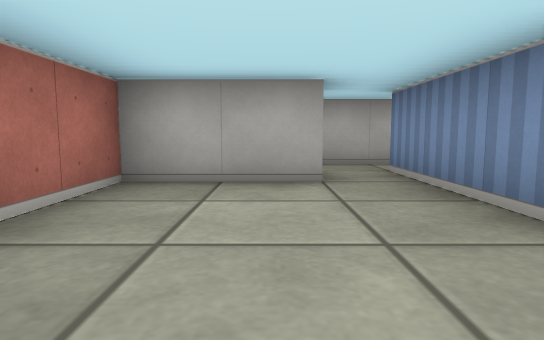
[1] (above)

20 first-person views from a walk through a cub3D level. The camera is about half as high as the walls, tilts 6° down and sees 75° across. The floor is counted in squares. Each view is taken from the middle of a square. On the plan, view 1 faces up. The plan holds only what a view shows up to about 9 squares ahead; the rest is blank.

[2]
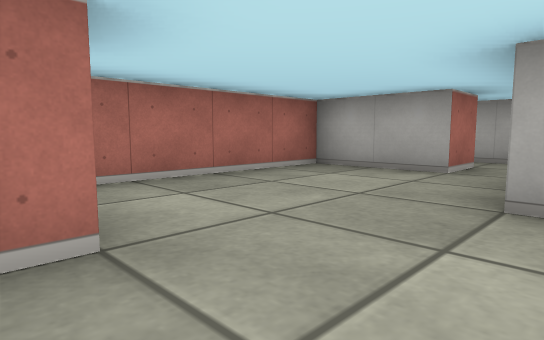

[3]
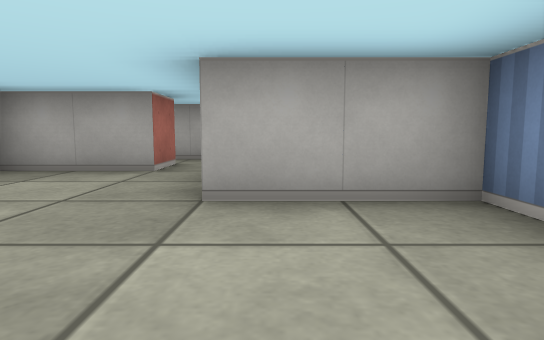

[4]
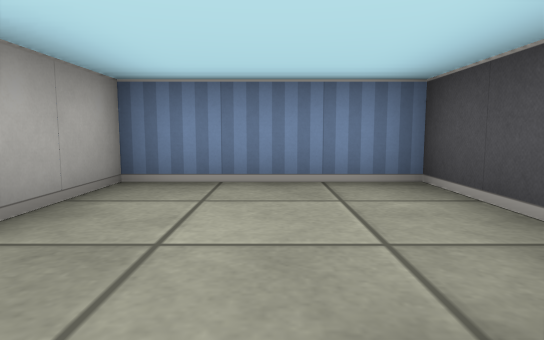

[5]
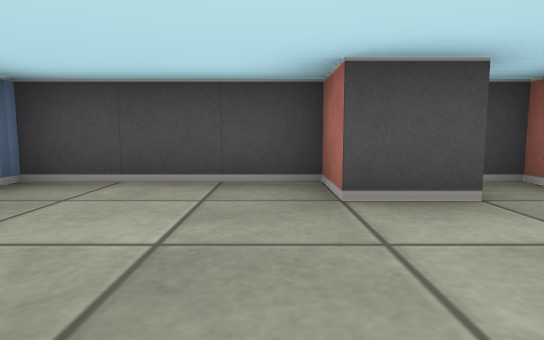

[6]
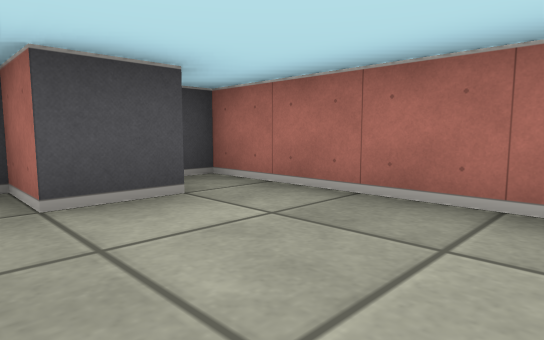

[7]
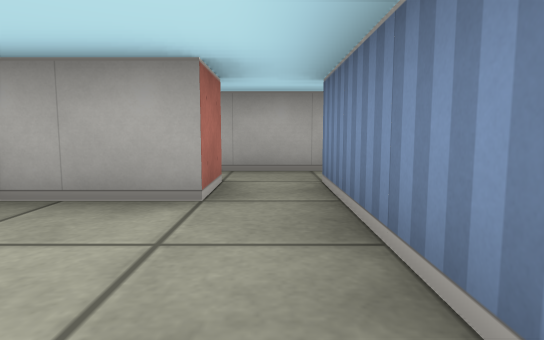

[8]
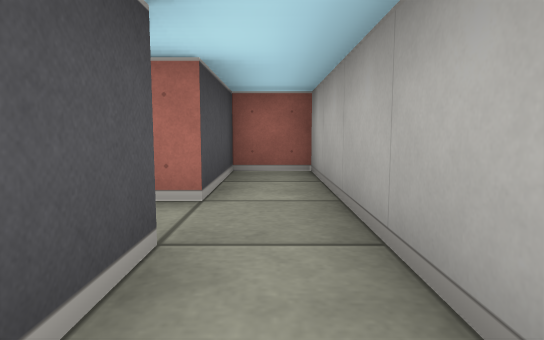

[9]
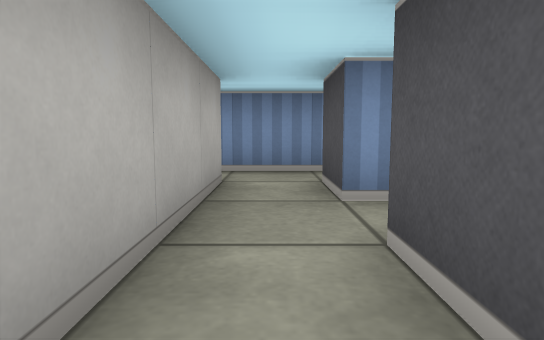

[10]
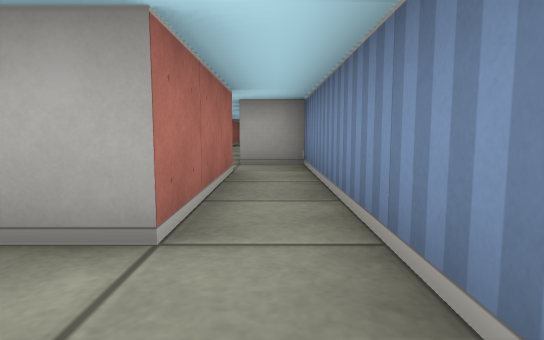

[11]
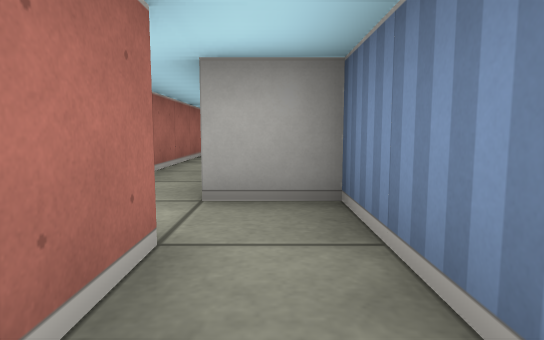

[12]
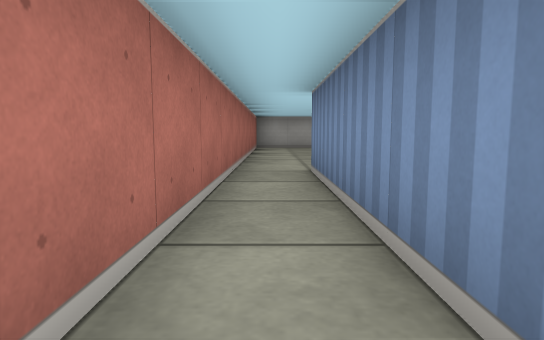

[13]
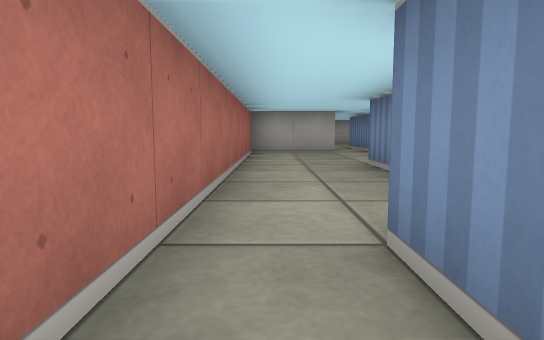

[14]
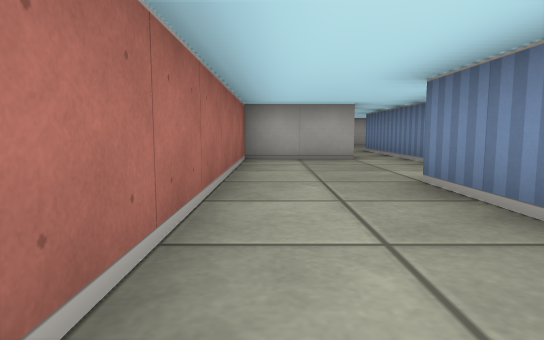

[15]
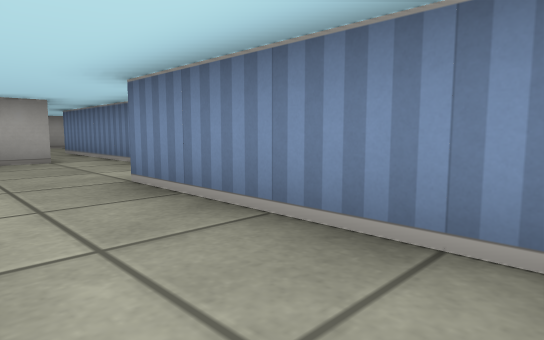

[16]
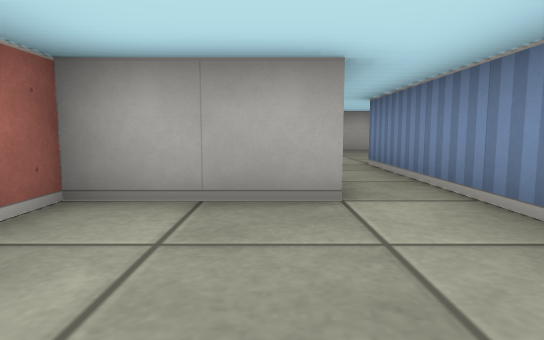

[17]
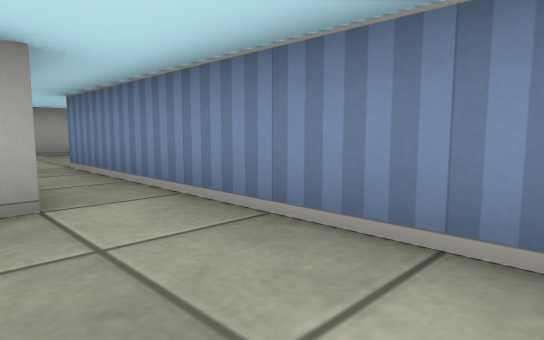

[18]
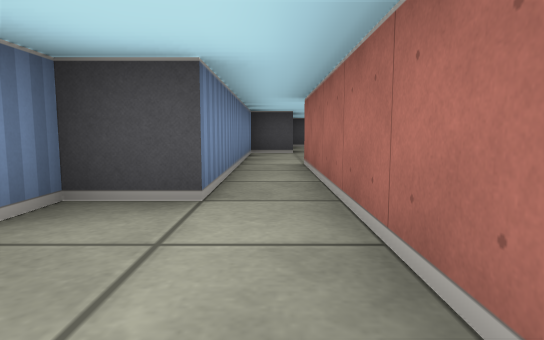

[19]
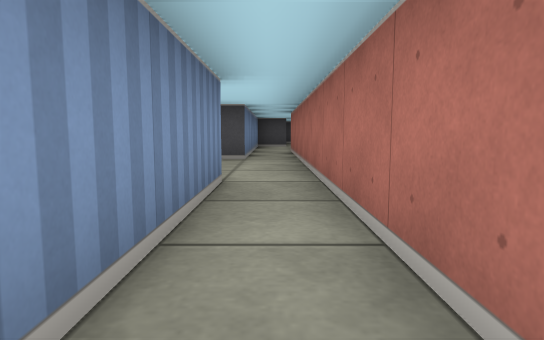

[20]
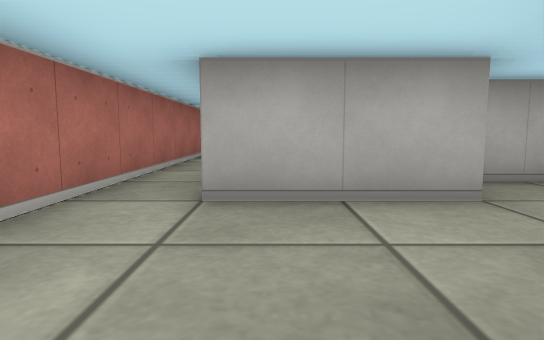

### Floor plan
Ten units are one square. View 1 is at (0, 0); x grows to the right and y downward. Boxes are objects, and circles mark ways between rooms. Rooms are numbered by the first view taken in them; rooms with no view inside come last. Other rooms are left out.
<svg viewBox="-20 -355 95 375">
<path fill="none" stroke="#000" d="M-6 5 5 5 5 15 35 15 35 -15 15 -15 15 -35M5 -35 -15 -35 -15 15 -10 15M35 -42 35 -95 25 -95M25 -85 25 -55M15 -35 15 -45 25 -45M25 -55 -15 -55 -15 -45 5 -45 5 -35M25 -95 25 -135M15 -135 15 -95M35 -141 35 -175 45 -175 45 -235M35 -235 35 -205 15 -205 15 -135M35 -315 35 -235M66 -265 45 -265 45 -295M45 -235 55 -235 55 -241"/>
<circle cx="10" cy="-40" r="3" fill="#2a7"/>
<circle cx="20" cy="-50" r="3" fill="#2a7"/>
<circle cx="20" cy="-90" r="3" fill="#2a7"/>
<circle cx="20" cy="-130" r="3" fill="#2a7"/>
<circle cx="40" cy="-230" r="3" fill="#2a7"/>
<text x="10" y="-10">1</text>
<text x="30" y="-60">2</text>
<text x="10" y="-50">3</text>
<text x="20" y="-110">4</text>
<text x="30" y="-180">5</text>
<text x="40" y="-350">6</text>
</svg>
Room 1 opens to room 3. Room 2 opens to room 3. Room 2 opens to room 4. Room 4 opens to room 5. Room 5 opens to room 6.

Where each view was taken, in squares from view 1:
view 1: 0 up, 0 right, facing up
view 2: 1 down, 2 right, facing up-left
view 3: 1 down, 2 right, facing up
view 4: 0 up, 0 right, facing right
view 5: 2 up, 1 right, facing down
view 6: 2 up, 1 right, facing down-left
view 7: 1 up, 1 right, facing up
view 8: 5 up, 3 right, facing left
view 9: 5 up, 1 left, facing right
view 10: 4 up, 3 right, facing up
view 11: 7 up, 3 right, facing up
view 12: 9 up, 2 right, facing up
view 13: 12 up, 2 right, facing up
view 14: 14 up, 2 right, facing up
view 15: 14 up, 2 right, facing up-right
view 16: 18 up, 3 right, facing up
view 17: 18 up, 3 right, facing up-right
view 18: 26 up, 4 right, facing down
view 19: 30 up, 4 right, facing down
view 20: 24 up, 5 right, facing up
